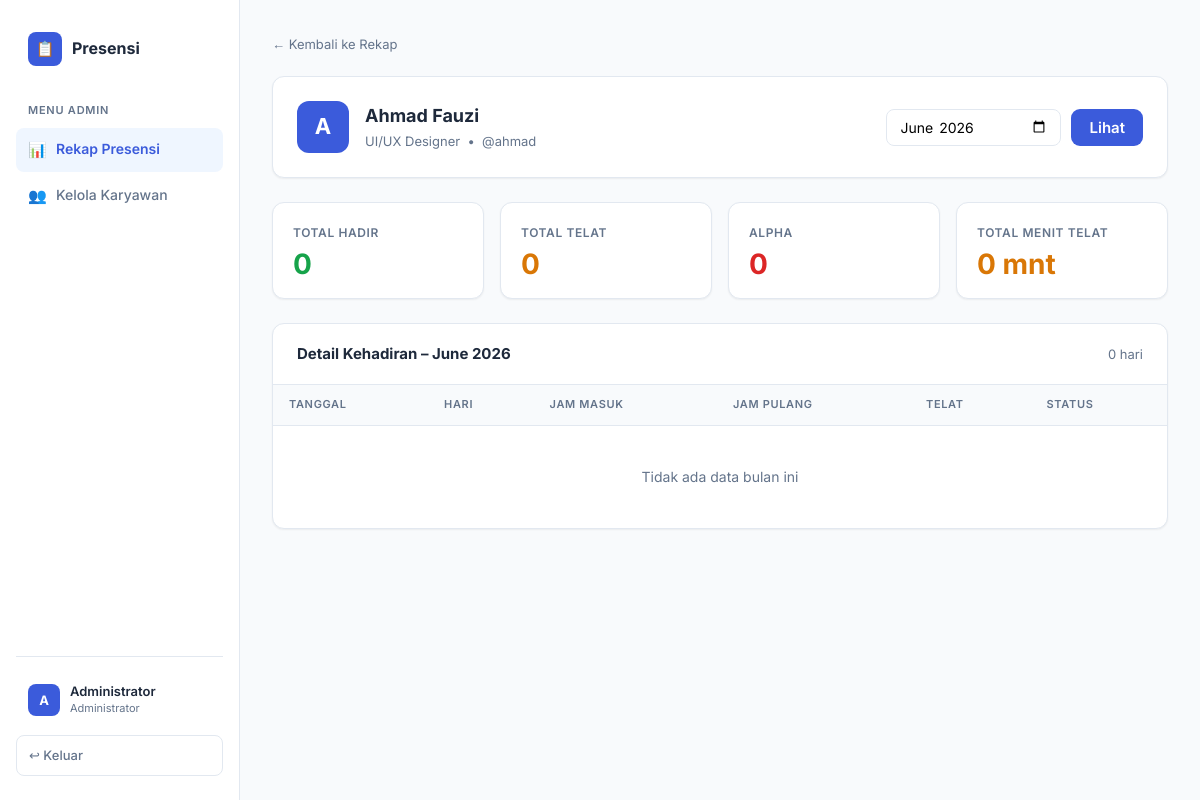
/rekap_karyawan.php?id=3&bulan=2026-06 (signed in), run on the app's committed database.
### tables this page shows
CREATE TABLE IF NOT EXISTS `karyawan` (
  `id`       INT AUTO_INCREMENT PRIMARY KEY,
  `nama`     VARCHAR(100) NOT NULL,
  `username` VARCHAR(50)  NOT NULL UNIQUE,
  `password` VARCHAR(255) NOT NULL,
  `jabatan`  VARCHAR(100) DEFAULT NULL,
  `created_at` TIMESTAMP DEFAULT CURRENT_TIMESTAMP
);

### rekap_karyawan.php (the view, shortened to what this page needs)
<?php
require_once 'config.php';
$id = (int)($_GET['id'] ?? 0);
$stmt = $conn->prepare("SELECT * FROM karyawan WHERE id = ?");
$stmt->bind_param("i", $id);
$stmt->execute();
$karyawan = $stmt->get_result()->fetch_assoc();
$bulan = $_GET['bulan'] ?? date('Y-m');
$stmt2 = $conn->prepare("SELECT * FROM presensi WHERE karyawan_id = ? AND DATE_FORMAT(tanggal,'%Y-%m') = ? ORDER BY tanggal DESC");
$stmt2->bind_param("is", $id, $bulan);
$stmt2->execute();
$rekap = $stmt2->get_result()->fetch_all(MYSQLI_ASSOC);
$stmt3 = $conn->prepare("SELECT
    COUNT(*) as total,
    SUM(predikat='hadir') as hadir,
    SUM(predikat='telat') as telat,
    SUM(predikat='alpha') as alpha,
    SUM(menit_telat) as total_menit_telat
  FROM presensi WHERE karyawan_id = ? AND DATE_FORMAT(tanggal,'%Y-%m') = ?");
$stmt3->bind_param("is", $id, $bulan);
$stmt3->execute();
$stats = $stmt3->get_result()->fetch_assoc();
?>
<!DOCTYPE html>
<html lang="id">
<head>
  <link rel="stylesheet" href="css/style.css">
</head>
<body>
<div class="layout">
  <aside class="sidebar">
    <div class="sidebar-logo">
      <div class="logo-icon">📋</div>
      <span>Presensi</span>
    </div>
    <div class="sidebar-label">Menu Admin</div>
    <a href="dashboard_admin.php" class="nav-item active"><span class="icon">📊</span> Rekap Presensi</a>
    <a href="kelola_karyawan.php" class="nav-item"><span class="icon">👥</span> Kelola Karyawan</a>
    <div class="sidebar-footer">
      <div class="user-badge">
        <div class="avatar"><?= strtoupper(substr($_SESSION['nama'],0,1)) ?></div>
        <div class="info">
          <div class="name"><?= htmlspecialchars($_SESSION['nama']) ?></div>
          <div class="role">Administrator</div>
        </div>
      </div>
      <a href="logout.php" class="btn-logout">↩ Keluar</a>
    </div>
  </aside>
  <main class="main">
    <div style="margin-bottom:20px">
      <a href="dashboard_admin.php" style="font-size:13px;color:var(--muted);text-decoration:none">← Kembali ke Rekap</a>
    </div>
    <div class="card" style="padding:24px;margin-bottom:24px">
      <div style="display:flex;align-items:center;gap:16px">
        <div style="width:52px;height:52px;background:var(--primary);border-radius:12px;display:flex;align-items:center;justify-content:center;color:#fff;font-size:22px;font-weight:700;flex-shrink:0">
          <?= strtoupper(substr($karyawan['nama'],0,1)) ?>
        </div>
        <div>
          <div style="font-size:18px;font-weight:700"><?= htmlspecialchars($karyawan['nama']) ?></div>
          <div style="font-size:13px;color:var(--muted)"><?= htmlspecialchars($karyawan['jabatan'] ?? 'Karyawan') ?> &nbsp;•&nbsp; @<?= htmlspecialchars($karyawan['username']) ?></div>
        </div>
        <form method="GET" style="margin-left:auto;display:flex;gap:10px;align-items:center">
          <input type="month" name="bulan" value="<?= $bulan ?>" style="padding:8px 12px;border:1.5px solid var(--border);border-radius:8px;font-family:inherit;font-size:14px;outline:none">
          <button type="submit" class="btn-primary" style="width:auto;padding:9px 18px;margin:0">Lihat</button>
        </form>
      </div>
    </div>
    <div class="stats-grid" style="margin-bottom:24px">
      <div class="stat-card">
        <div class="label">Total Hadir</div>
        <div class="value green"><?= $stats['hadir'] ?? 0 ?></div>
      </div>
      <div class="stat-card">
        <div class="label">Total Telat</div>
        <div class="value yellow"><?= $stats['telat'] ?? 0 ?></div>
      </div>
      <div class="stat-card">
        <div class="label">Alpha</div>
        <div class="value red"><?= $stats['alpha'] ?? 0 ?></div>
      </div>
      <div class="stat-card">
        <div class="label">Total Menit Telat</div>
        <div class="value yellow"><?= $stats['total_menit_telat'] ?? 0 ?> mnt</div>
      </div>
    </div>
    <div class="card">
      <div class="card-header">
        <h3>Detail Kehadiran – <?= date('F Y', strtotime($bulan.'-01')) ?></h3>
        <span style="font-size:13px;color:var(--muted)"><?= count($rekap) ?> hari</span>
      </div>
      <div class="table-wrap">
        <table>
          <thead>
            <tr>
              <th>Tanggal</th>
              <th>Hari</th>
              <th>Jam Masuk</th>
              <th>Jam Pulang</th>
              <th>Telat</th>
              <th>Status</th>
            </tr>
          </thead>
          <tbody>
            <?php if (empty($rekap)): ?>
              <tr><td colspan="6" style="text-align:center;color:var(--muted);padding:40px">Tidak ada data bulan ini</td></tr>
            <?php endif; ?>
          </tbody>
        </table>
      </div>
    </div>
  </main>
</div>
</body>
</html>

### css/style.css (style rules this page uses)
*, *::before, *::after { box-sizing: border-box; margin: 0; padding: 0; }
:root { --bg: #F8FAFC; --surface: #FFFFFF; --border: #E2E8F0; --primary: #3B5BDB; --primary-dk: #2F4AC7; --text: #1E293B; --muted: #64748B; --green: #16A34A; --green-bg: #DCFCE7; --red: #DC2626; --red-bg: #FEE2E2; --yellow: #D97706; --yellow-bg: #FEF9C3; --blue-bg: #EFF6FF; --radius: 12px; --shadow: 0 1px 3px rgba(0,0,0,.08), 0 4px 16px rgba(0,0,0,.06); --shadow-sm: 0 1px 2px rgba(0,0,0,.06); }
body { font-family: 'Inter', sans-serif; background: var(--bg); color: var(--text); min-height: 100vh; font-size: 15px; line-height: 1.6; }
.btn-primary { width: 100%; padding: 12px; background: var(--primary); color: #fff; border: none; border-radius: 9px; font-size: 15px; font-weight: 600; font-family: inherit; cursor: pointer; margin-top: 8px; transition: background .15s, transform .1s; }
.layout { display: flex; min-height: 100vh; }
.sidebar { width: 240px; background: var(--surface); border-right: 1px solid var(--border); display: flex; flex-direction: column; padding: 24px 16px; position: fixed; top: 0; left: 0; bottom: 0; z-index: 100; }
.sidebar-logo { display: flex; align-items: center; gap: 10px; padding: 8px 12px; margin-bottom: 28px; }
.sidebar-logo .logo-icon { width: 34px; height: 34px; background: var(--primary); border-radius: 8px; display: flex; align-items: center; justify-content: center; color: #fff; font-size: 15px; }
.sidebar-logo span { font-weight: 700; font-size: 16px; }
.sidebar-label { font-size: 11px; font-weight: 600; color: var(--muted); text-transform: uppercase; letter-spacing: .07em; padding: 0 12px; margin-bottom: 8px; }
.nav-item { display: flex; align-items: center; gap: 10px; padding: 10px 12px; border-radius: 8px; color: var(--muted); text-decoration: none; font-size: 14px; font-weight: 500; margin-bottom: 2px; transition: all .15s; }
.nav-item.active { background: var(--blue-bg); color: var(--primary); font-weight: 600; }
.nav-item .icon { width: 18px; text-align: center; font-size: 15px; }
.sidebar-footer { margin-top: auto; padding-top: 16px; border-top: 1px solid var(--border); }
.user-badge { display: flex; align-items: center; gap: 10px; padding: 10px 12px; border-radius: 8px; margin-bottom: 8px; }
.user-badge .avatar { width: 32px; height: 32px; background: var(--primary); border-radius: 8px; display: flex; align-items: center; justify-content: center; color: #fff; font-weight: 700; font-size: 13px; }
.user-badge .info .name { font-size: 13px; font-weight: 600; line-height: 1.3; }
.user-badge .info .role { font-size: 11px; color: var(--muted); }
.btn-logout { display: flex; align-items: center; gap: 8px; width: 100%; padding: 9px 12px; border: 1.5px solid var(--border); border-radius: 8px; background: transparent; color: var(--muted); font-size: 13px; font-weight: 500; font-family: inherit; cursor: pointer; transition: all .15s; text-decoration: none; }
.main { margin-left: 240px; flex: 1; padding: 32px; }
.stats-grid { display: grid; grid-template-columns: repeat(auto-fit, minmax(180px, 1fr)); gap: 16px; margin-bottom: 28px; }
.stat-card { background: var(--surface); border: 1px solid var(--border); border-radius: var(--radius); padding: 20px; box-shadow: var(--shadow-sm); }
.stat-card .label { font-size: 12px; font-weight: 600; color: var(--muted); text-transform: uppercase; letter-spacing: .05em; margin-bottom: 8px; }
.stat-card .value { font-size: 28px; font-weight: 700; line-height: 1; }
.stat-card .value.green { color: var(--green); }
.stat-card .value.red { color: var(--red); }
.stat-card .value.yellow { color: var(--yellow); }
.card { background: var(--surface); border: 1px solid var(--border); border-radius: var(--radius); box-shadow: var(--shadow-sm); overflow: hidden; }
.card-header { padding: 18px 24px; border-bottom: 1px solid var(--border); display: flex; align-items: center; justify-content: space-between; }
.card-header h3 { font-size: 15px; font-weight: 700; }
.table-wrap { overflow-x: auto; }
table { width: 100%; border-collapse: collapse; }
thead th { padding: 11px 16px; text-align: left; font-size: 11px; font-weight: 600; color: var(--muted); text-transform: uppercase; letter-spacing: .06em; background: var(--bg); border-bottom: 1px solid var(--border); }
tbody td { padding: 13px 16px; font-size: 14px; border-bottom: 1px solid #F1F5F9; }
tbody tr:last-child td { border-bottom: none; }

### data on the page
karyawan: nama "A", nama "Ahmad Fauzi", jabatan "UI/UX Designer", username "ahmad"

### other printed values
substr($_SESSION['nama'],0,1) "A"
$_SESSION['nama'] "Administrator"
$stats['hadir'] "0"
$stats['telat'] "0"
$stats['alpha'] "0"
$stats['total_menit_telat'] "0"
count($rekap) "0"
